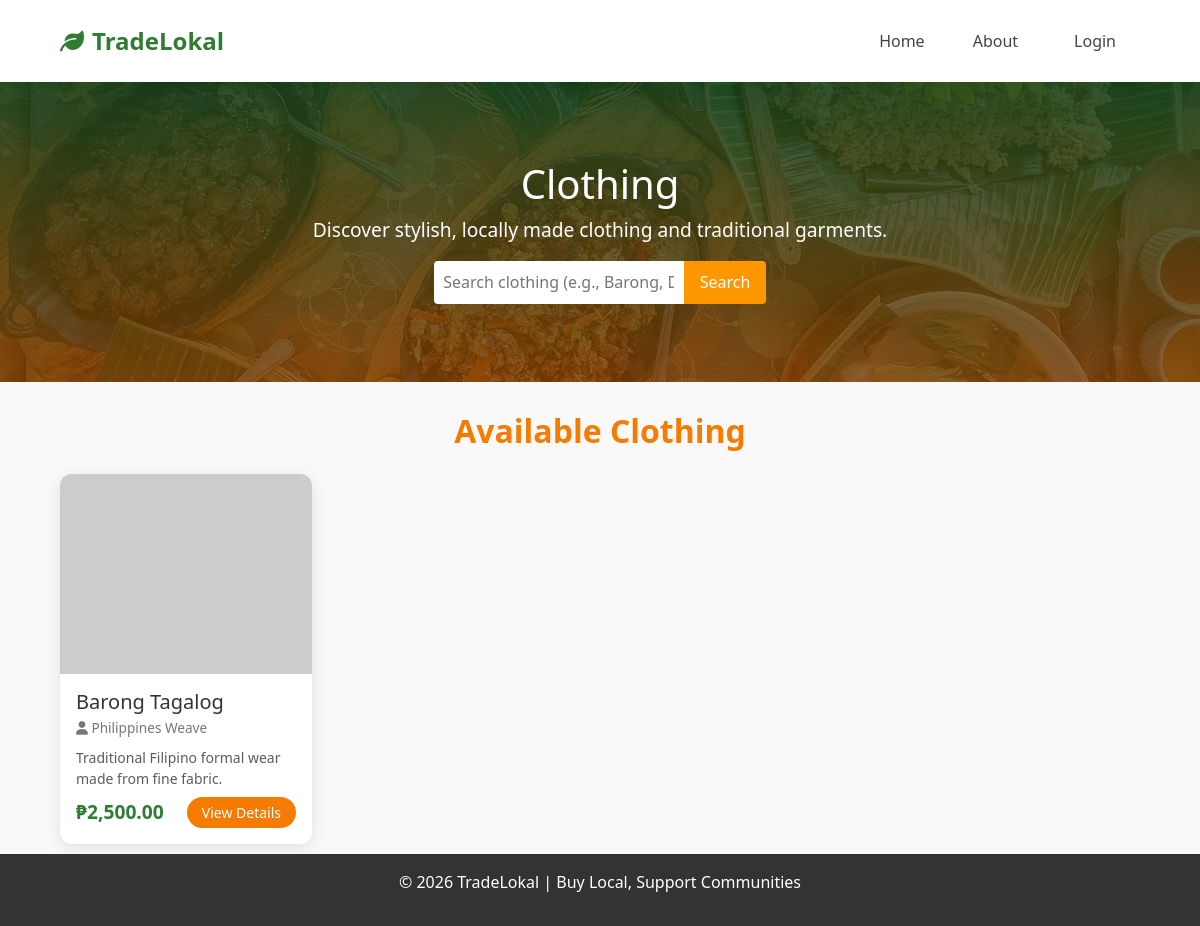
/clothing.php, run on the app's committed database.
### tables this page shows
CREATE TABLE IF NOT EXISTS `products` (
  `id` INT UNSIGNED NOT NULL AUTO_INCREMENT,
  `name` VARCHAR(255) NOT NULL,
  `category` VARCHAR(100) NOT NULL,
  `seller` VARCHAR(255) NOT NULL,
  `owner_id` INT UNSIGNED NULL DEFAULT NULL,
  `price` DECIMAL(10,2) NOT NULL DEFAULT 0.00,
  `image_url` VARCHAR(255) NOT NULL DEFAULT '',
  `description` TEXT NOT NULL,
  `created_at` TIMESTAMP NOT NULL DEFAULT CURRENT_TIMESTAMP,
  PRIMARY KEY (`id`),
  KEY `idx_products_owner` (`owner_id`),
  CONSTRAINT `fk_products_owner` FOREIGN KEY (`owner_id`) REFERENCES `users` (`id`) ON DELETE SET NULL
);

### clothing.php (the view, shortened to what this page needs)
<?php
$mysqli = getDb();
$category = 'Clothing';
$stmt = $mysqli->prepare('SELECT * FROM products WHERE category = ? ORDER BY created_at DESC');
$stmt->bind_param('s', $category);
$stmt->execute();
$result = $stmt->get_result();
$products = $result->fetch_all(MYSQLI_ASSOC);
?>
<!DOCTYPE html>
<html lang="en">
<head>
  <link href="https://cdn.jsdelivr.net/npm/bootstrap@5.3.0/dist/css/bootstrap.min.css" rel="stylesheet">
  <link rel="stylesheet" href="https://cdnjs.cloudflare.com/ajax/libs/font-awesome/6.0.0/css/all.min.css">
  <link rel="stylesheet" href="style.css">
</head>
<body class="clothing">
  <nav class="navbar navbar-expand-lg sticky-top">
    <div class="container">
      <a class="navbar-brand" href="index.php"><i class="fas fa-leaf me-2"></i>TradeLokal</a>
      <div class="collapse navbar-collapse" id="navbarNav">
        <ul class="navbar-nav ms-auto">
          <li class="nav-item"><a class="nav-link active" href="index.php">Home</a></li>
          <li class="nav-item"><a class="nav-link" href="about.html">About</a></li>
          <li class="nav-item"><a class="nav-link btn btn-sm btn-outline-success ms-2" href="login.php">Login</a></li>
        </ul>
      </div>
    </div>
  </nav>
  <header class="hero">
    <div class="hero-text">
      <h1>Clothing</h1>
      <p>Discover stylish, locally made clothing and traditional garments.</p>
      <div class="search-bar">
        <input type="text" id="categorySearchInput" placeholder="Search clothing (e.g., Barong, Dress)...">
        <button class="search-btn">Search</button>
      </div>
    </div>
  </header>
  <section class="products">
    <div class="container">
      <h2 class="text-center mb-4 fw-bold" style="color: var(--primary-orange);">Available Clothing</h2>
      <div class="row g-4" id="product-list">
        <?php if (empty($products)): ?>
          <div class="col-12 text-center">
            <p class="lead text-muted">No products available in this category yet.</p>
          </div>
        <?php else: ?>
          <?php foreach ($products as $product): ?>
            <div class="col-md-6 col-lg-3 product-item"
              data-name="<?php echo htmlspecialchars(strtolower($product['name']), ENT_QUOTES); ?>">
              <div class="product-card">
                <img src="<?php echo htmlspecialchars($product['image_url'], ENT_QUOTES); ?>"
                  alt="<?php echo htmlspecialchars($product['name'], ENT_QUOTES); ?>" class="product-img">
                <div class="p-3">
                  <h5 class="mb-1"><?php echo htmlspecialchars($product['name'], ENT_QUOTES); ?></h5>
                  <p class="seller-tag mb-2"><i class="fas fa-user"></i>
                    <?php echo htmlspecialchars($product['seller'], ENT_QUOTES); ?></p>
                  <p class="small text-muted mb-2"><?php echo htmlspecialchars($product['description'], ENT_QUOTES); ?></p>
                  <div class="d-flex justify-content-between align-items-center">
                    <span class="product-price">₱<?php echo number_format($product['price'], 2); ?></span>
                    <a href="product-detail.php?id=<?php echo $product['id']; ?>" class="btn btn-sm btn-orange">View
                      Details</a>
                  </div>
                </div>
              </div>
            </div>
          <?php endforeach; ?>
        <?php endif; ?>
      </div>
    </div>
  </section>
  <footer>
    <p>&copy; 2026 TradeLokal | Buy Local, Support Communities</p>
  </footer>
</body>
</html>

### style.css (style rules this page uses)
:root { --primary-green: #2e7d32; --light-green: #e8f5e9; --primary-orange: #f57c00; --soft-shadow: 0 4px 15px rgba(0, 0, 0, 0.1); --card-radius: 12px; }
* { margin: 0; padding: 0; box-sizing: border-box; }
html { min-height: 100%; }
body { display: flex; flex-direction: column; min-height: 100vh; font-family: "Segoe UI", Tahoma, Geneva, Verdana, sans-serif; color: #333; background-color: #f9f9f9; }
.navbar { box-shadow: 0 2px 10px rgba(0, 0, 0, 0.05); background-color: white; }
.navbar-brand { font-weight: 800; color: var(--primary-green) !important; font-size: 1.5rem; }
.nav-link { font-weight: 500; color: #444 !important; }
.product-card { border: none; border-radius: var(--card-radius); overflow: hidden; background: white; box-shadow: var(--soft-shadow); transition: all 0.3s ease; height: 100%; }
.product-img { width: 100%; height: auto; object-fit: cover; background-color: #eee; }
.product-price { color: var(--primary-green); font-weight: bold; font-size: 1.2rem; }
.seller-tag { font-size: 0.85rem; color: #777; }
.btn-orange { background-color: var(--primary-orange); color: white; border: none; border-radius: 20px; padding: 5px 15px; }
footer { background-color: #1b5e20; color: white; padding: 40px 0 20px; margin-top: auto; }
* { margin: 0; padding: 0; box-sizing: border-box; font-family: "Segoe UI", Arial, sans-serif; }
.container { max-width: 1100px; margin: 0 auto; padding: 10px; }
.products h2 { margin-top: 20px; }
nav { box-shadow: 0 2px 10px rgba(0, 0, 0, 0.05); background: white; padding: 1rem; }
nav .navbar-brand { font-weight: 800; color: var(--primary-green) !important; font-size: 1.5rem; }
nav ul { display: flex; justify-content: center; list-style: none; }
nav ul li { margin: 0 1rem; }
nav ul li a { color: #fff; text-decoration: none; font-weight: bold; transition: color 0.3s ease; }
.hero { background: linear-gradient(rgba(46, 125, 50, 0.8), rgba(245, 124, 0, 0.7)), url(local\ food.jpg) no-repeat; background-size: cover; background-position: center; color: white; padding: 100px 0; text-align: center; height: 300px; background-size: cover; background-position: center; display: flex; align-items: center; justify-content: center; text-align: center; color: #fff; position: relative; }
.hero::after { content: ""; position: absolute; top: 0; left: 0; width: 100%; height: 100%; background: rgba(0, 0, 0, 0.4); }
.hero-text { position: relative; z-index: 1; }
.hero h1 { font-size: 2.5rem; margin-bottom: 0.5rem; }
.hero p { font-size: 1.2rem; margin-bottom: 1rem; }
.search-bar { display: flex; justify-content: center; }
.search-bar input { padding: 0.6rem; border: none; border-radius: 4px 0 0 4px; width: 250px; }
.search-btn { background: #ff9800; color: #fff; border: none; padding: 0.6rem 1rem; border-radius: 0 4px 4px 0; cursor: pointer; transition: background 0.3s ease; }
.product-img { width: 100%; height: 200px; object-fit: cover; background-color: #eee; }
footer { background: #333; color: #fff; text-align: center; padding: 1rem; margin-top: auto; }

### data on the page
products: name "Barong Tagalog", seller "Philippines Weave", description "Traditional Filipino formal wear made from fine fabric.", price "2,500.00"
